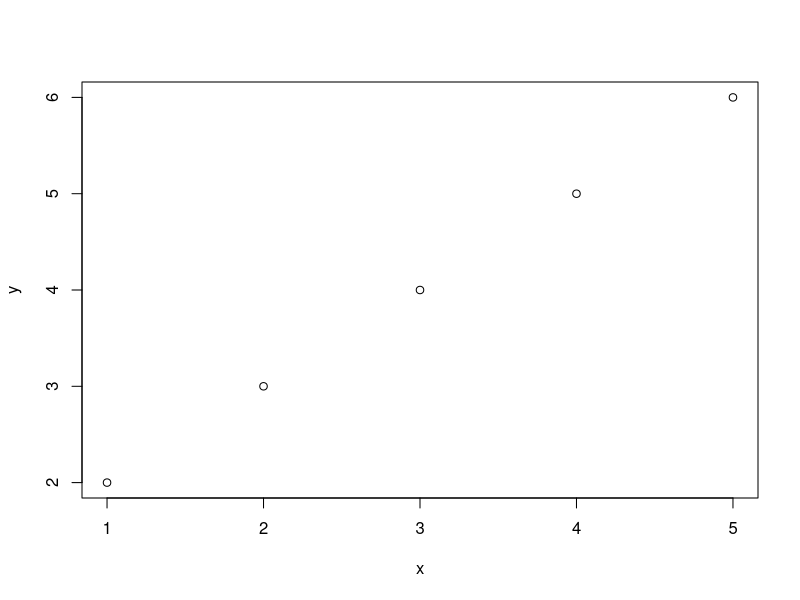
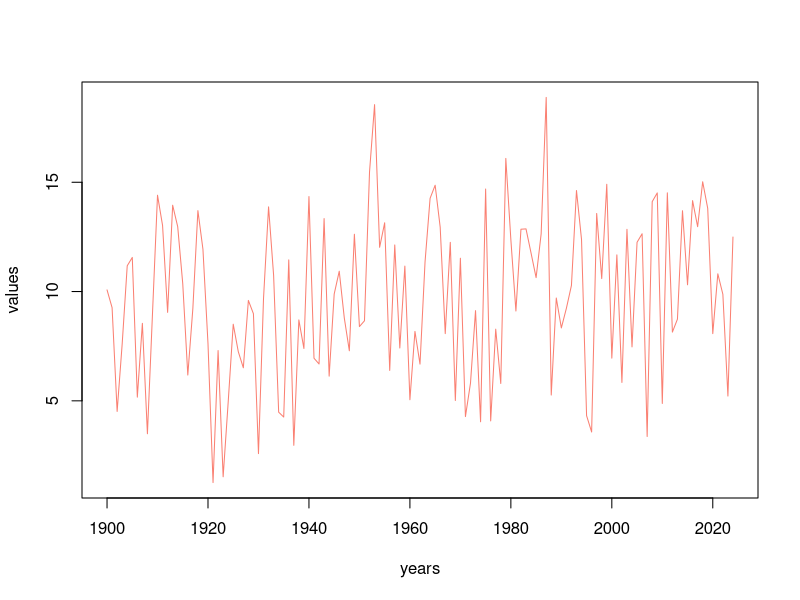
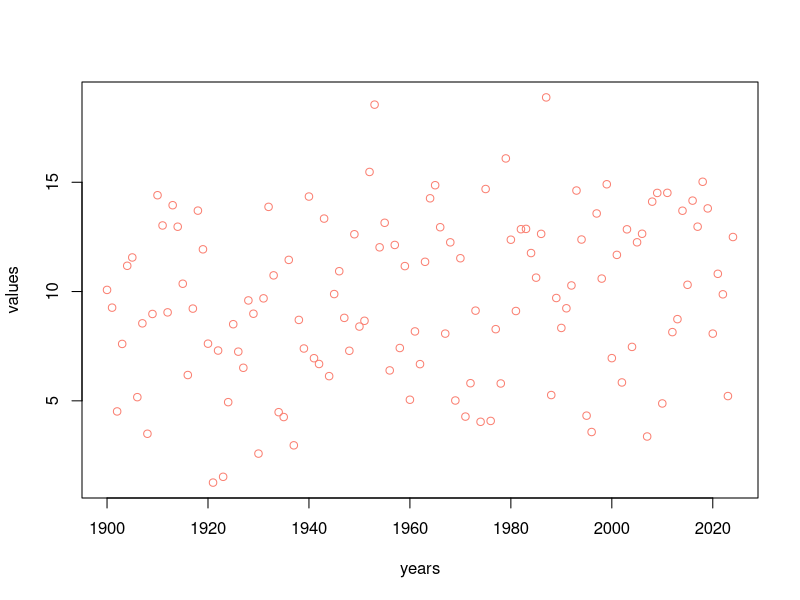
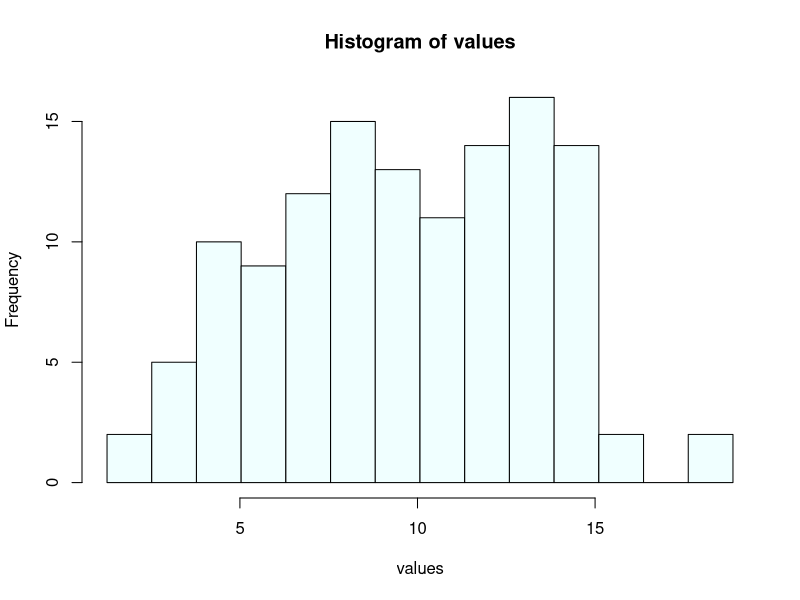
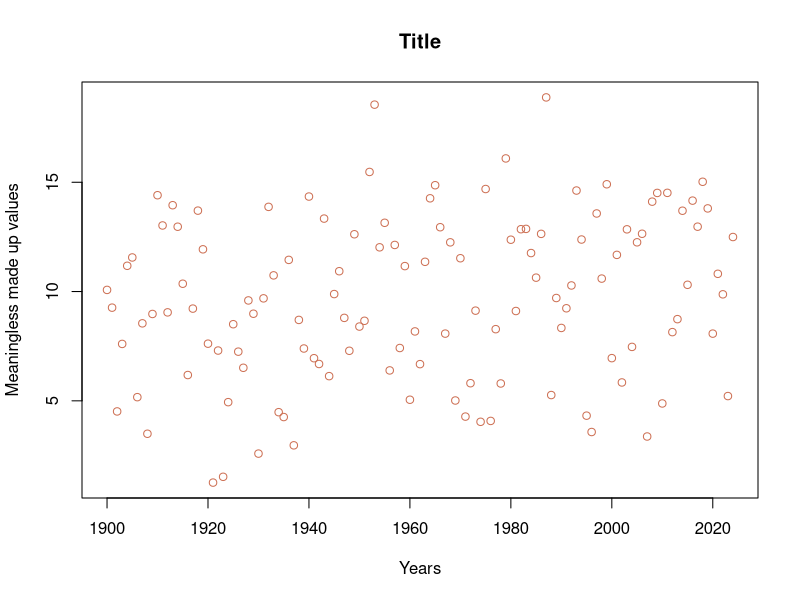

These figures' R source, in order:
## ---- chunk 1
knitr::opts_chunk$set(echo = TRUE)
## ---- chunk 2
2 + 2
## ---- chunk 3
c(1:4, -10:-14) # combines 1 to 4 and -10 to -14

## ---- chunk 4
3:10
## ---- chunk 5
rep(c(1:4, -10:-14), times = 3)

rep(pi, times =)
## ---- chunk 6
v1 <- rep(c("abe", "bello"), each = 5)
v2 <- rep(c("abe", "bello"), times = 5)
v1
v2
## ---- chunk 7
v3 <- rep(1:52, length.out = 100)
v3
v4 <- rep(1:50, length.out = 100)
v4
## ---- chunk 8
seq(from = 0, to = 100, by = 1)
seq(from = 0, to = 1, by = 0.01)
seq(from = 0, to = 1, length.out = 11)
## ---- chunk 9
x <- c(1, 2, 3, 4, 5)
2*x
x+2
x^2
## ---- chunk 10
sum(x)
mean(x)
max(x)
min(x)
## ---- chunk 11
y <- c(2, 3, 4, 5, 6)
plot(x, y)

years <- 1900:2024
set.seed(10)
values <- rnorm(n = length(years), mean = 10, sd = 4)
plot(x = years, y = values, col = "salmon", type = "l")
plot(x = years, y = values, col = "salmon")
## ---- chunk 12
hist(values, col="azure", breaks = seq(from = min(values), 
                                       to = max(values), 
                                       length.out = 15))
## ---- chunk 13
plot(x = years,
     y = values,
     col = "salmon3",
     xlab = "Years",
     ylab = "Meaningless made up values",
     main = "Title")
## ---- chunk 14
values[1:5]
values[10]
values[seq(from = 1, to = length(values), by = 2)]

## ---- chunk 15
which.max(values) # location of max val
which.min(values) # location of min val 
## ---- chunk 16
values[values > 15 | values < 5]
values > 10
values[!(values > 5)] # will give you all values !(>5)
## ---- chunk 17
head(rivers, n = 10)
head(sort(rivers), n = 10)
head(sort(rivers, decreasing = TRUE), n=10)
head(sort(rivers, decreasing = FALSE, n=10))
